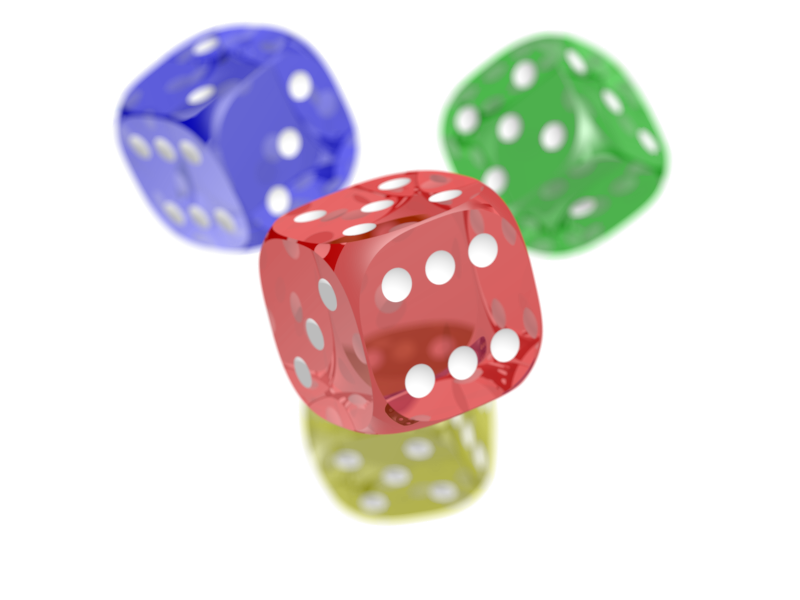
#> input picture backend/img_tagger/test_image.png, 800 x 600 px
$ python add_test_image_job.py
#> lines starting #> are read from the running program, lines starting #| are printed output that depends on the picture
# import av
import pika
from constants_test import HOST, QUEUE_NAME
from PIL import Image

from shared import ImageRecognitionRequest

img = Image.open("test_image.png").convert("RGB").resize((224, 224))
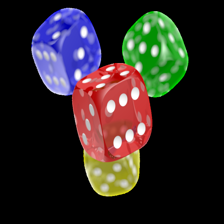
#> img: PIL image 224x224 RGB; mean R, G, B 46.1, 40, 38.3


def create_test_message():
    msg = ImageRecognitionRequest(img).tobytes()

    return msg


#> (the run stopped early here; a loop or call above may not have finished)
